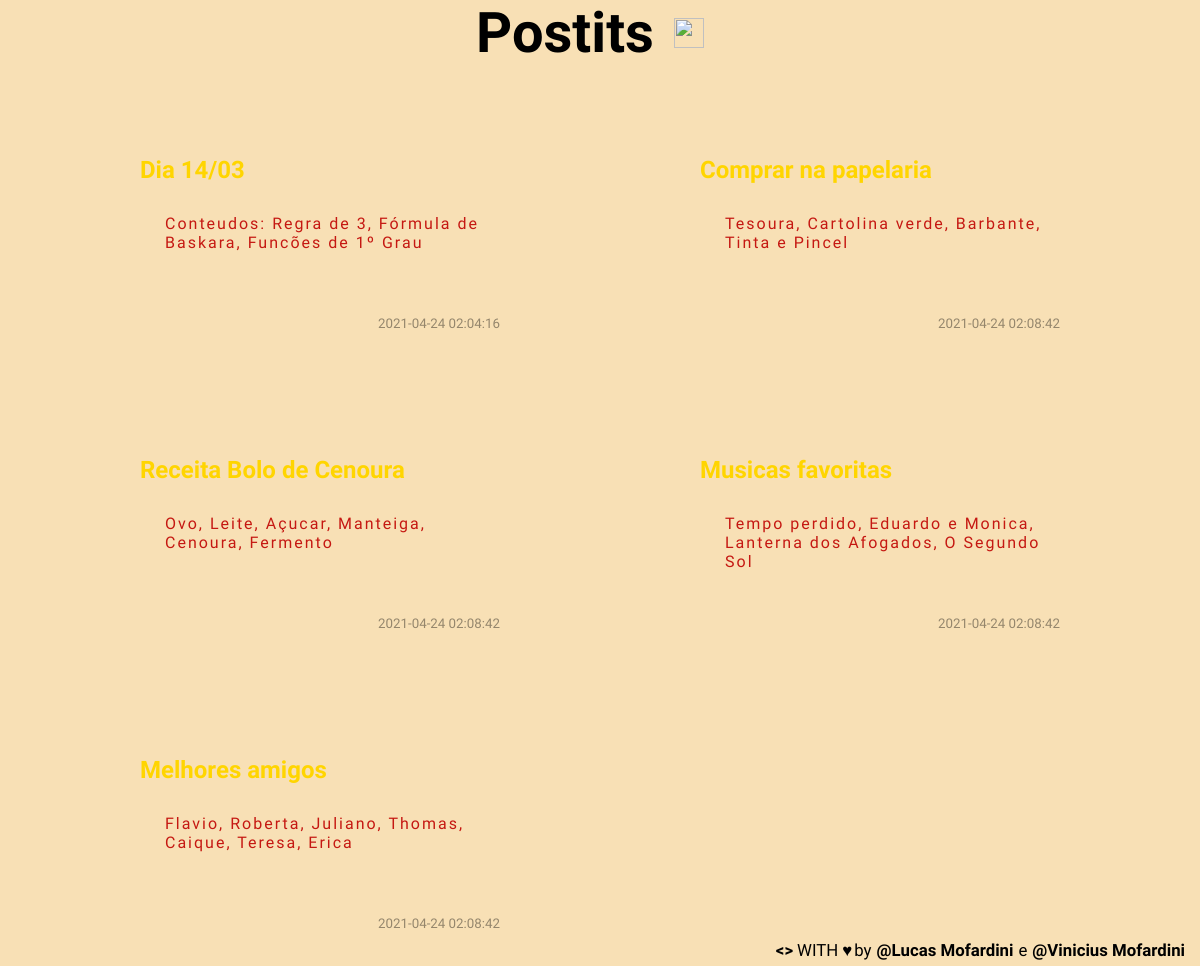
The page / on the database its author committed.
### tables this page shows
CREATE TABLE IF NOT EXISTS `artigo` (
  `id` int(11) NOT NULL AUTO_INCREMENT,
  `titulo` varchar(100) NOT NULL DEFAULT '0',
  `conteudo` varchar(250) NOT NULL DEFAULT '0',
  `horario_publicacao` datetime DEFAULT NULL,
  `cor` int(2) NOT NULL DEFAULT '1',
  PRIMARY KEY (`id`)
);

### src/Artigo.php (called while the page is built, shortened)
<?php
 class Artigo{
     private $mysql;
        public function __construct(mysqli $mysql)
        {
            $this->mysql = $mysql;
        }
        public function exibirTodos():array{
           $resultado = $this->mysql->query('SELECT id,titulo, conteudo, horario_publicacao FROM artigo;');
           $artigos = $resultado->fetch_all(MYSQLI_ASSOC);
            return $artigos;
        }
    }
?>

### index.php (the view, shortened to what this page needs)
<?php
require_once 'config.php';
require_once 'src/Artigo.php';
$artigo = new Artigo($mysql);
$artigos = $artigo->exibirTodos();
?>
<!DOCTYPE html>
<html lang="pt-br">
<head>
    <link rel="stylesheet" type="text/css" href="style.css">
</head>
<body>
  <section class="section-main">
        <div class="div-h1">
            <h1>Postits</h1>
            <img src="https://imagensemoldes.com.br/wp-content/uploads/2020/10/Papel-Post-it-PNG-1018x1024.png" alt="">
        </div>
        <div class="container-inserir">
            <div class="container-mais">
            </div>
        </div>
    <div class="container">
        <?php foreach($artigos as $artigo) { ?>
        <div class="container-postit">
            <div class="escrita">
                    <h2>
                        <?php echo $artigo['titulo']; ?>
                    </h2>
                    <p>
                    <?php echo nl2br($artigo['conteudo']); ?>
                    </p>
                    <small>
                        <?php echo $artigo['horario_publicacao']; ?>
                    </small>
            </div>
        </div>
      <?php } ?>
    </div>
</body>
<footer>
    <div class="container-footer">
    <b><></b><span>WITH</span> <b>♥</b> <p>by</p>  <a target="_blank" href="https://github.com/lucasmofardini"> @Lucas Mofardini</a> e <a target="_blank" href="https://github.com/viniciusgrangeiro"> @Vinicius Mofardini </a>
    </div>
</footer>
</html>

### style.css (style rules this page uses)
* { margin: 0; padding: 0; }
body { background-color: #F8E0B5; font-family: 'Indie Flower', cursive; position: relative; }
.container { max-width: 960px; margin: 0 auto; display: flex; flex-wrap: wrap; justify-content: space-between; position: relative; }
h1 { font-size: 3.5rem; }
.div-h1 { display: flex; justify-content: center; align-items: center; user-select: none; }
.div-h1 img { width: 30px; height: 30px; margin: 0 20px; }
.container-inserir { position: fixed; right: 20px; top: 30px; display: flex; flex-direction: column; align-items: center; }
.container-mais { background-image: url(https://images.vexels.com/media/users/3/146711/isolated/preview/e2088d8541cb9a3e108a998b0ad4e047-post-it-amarelo-by-vexels.png); background-repeat: no-repeat; background-size: 100%; width: 150px; height: 150px; display: flex; flex-direction: column; justify-content: center; align-items: center; cursor: pointer; z-index: 100; }
.container-postit { background-image: url(https://imagensemoldes.com.br/wp-content/uploads/2020/10/Papel-Post-it-PNG-1018x1024.png); background-repeat: no-repeat; background-size: 100%; min-height: 200px; height: auto; width: 400px; padding: 30px 0; margin: 20px 0; cursor: pointer; position: relative; }
.escrita { margin-top: 10%; margin-left: 5%; }
small { position: absolute; right: 30px; opacity: 0.4; bottom: 15px; right: 20px; }
.escrita h2 { color: #ffd500; }
.escrita p { padding: 10px 25px; letter-spacing: 2px; color:#C51812; word-wrap: break-word; }
footer { margin-top: 100px; font-size: 1.05rem; position: fixed; bottom: 0; right: 0; user-select: none; }
.container-footer { color: black; display: flex; justify-content: center; padding: 5px 10px; }
footer .container-footer a { padding: 0 5px; color: black; font-weight: 600; text-decoration: none; }
footer b,footer span { color: black; padding: 0 2px; }

### rows shown on the page
artigo: titulo "Dia 14/03", conteudo "Conteudos: Regra de 3, Fórmula de Baskara, Funcões de 1º Grau", horario_publicacao "2021-04-24 02:04:16"
artigo: titulo "Comprar na papelaria", conteudo "Tesoura, Cartolina verde, Barbante, Tinta e Pincel", horario_publicacao "2021-04-24 02:08:42"
artigo: titulo "Receita Bolo de Cenoura", conteudo "Ovo, Leite, Açucar, Manteiga, Cenoura, Fermento", horario_publicacao "2021-04-24 02:08:42"
artigo: titulo "Musicas favoritas", conteudo "Tempo perdido, Eduardo e Monica, Lanterna dos Afogados, O Segundo Sol", horario_publicacao "2021-04-24 02:08:42"
artigo: titulo "Melhores amigos", conteudo "Flavio, Roberta, Juliano, Thomas, Caique, Teresa, Erica", horario_publicacao "2021-04-24 02:08:42"
